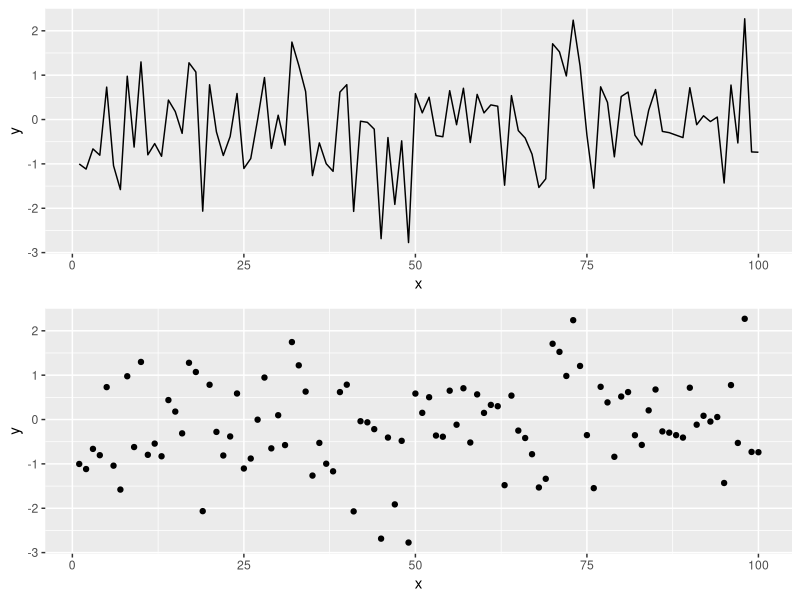

The R script that drew this image:
## ---- chunk 1
knitr::opts_chunk$set(echo = TRUE, 
                      fig.width = 8, 
                      fig.height = 8, 
                      fig.alig = "center")
## ---- chunk 2
library(tidyverse)
library(gridExtra)
## ---- chunk 3
# Simulating data according to a normal distribution
x <- seq(1:100)
y <- rnorm(100) # Generating data form a normal distribution with mean 0 and variance 1
data <- data.frame(x = x, y = y ) # Creating a data frame
p1 = ggplot(data, aes(x= x, y = y)) +
geom_line()
p2 = ggplot(data, aes(x= x, y = y)) +
geom_point()
grid.arrange(p1, p2)
